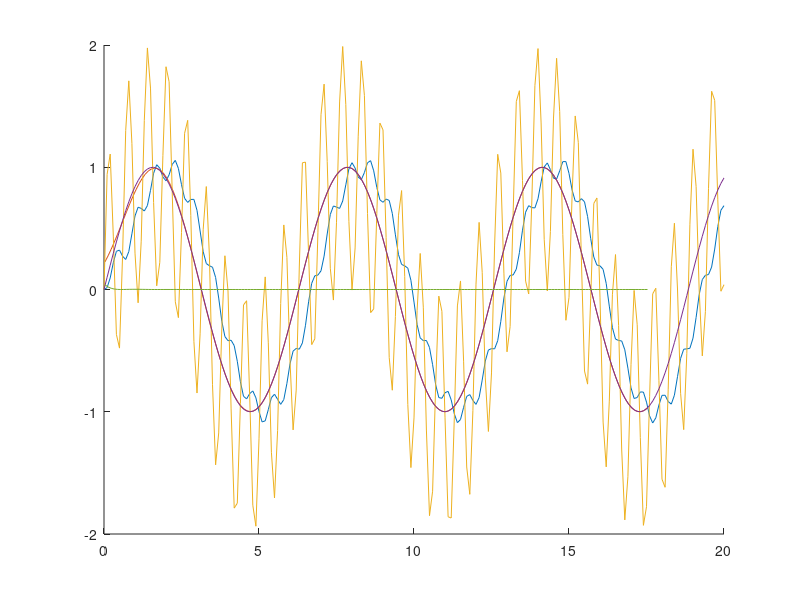

MATLAB code to generate this figure:
clear all;
closereq();
ts = [0.0 0.1 0.2 0.3 0.4 0.5 0.6 0.7 0.8 0.9 1 1.1 1.2 1.3 1.4 1.5 1.6 1.7 1.8 1.9 2 2.1 2.2 2.3 2.4 2.5 2.6 2.7 2.8 2.9 3 3.1 3.2 3.3 3.4 3.5 3.6 3.7 3.8 3.9 4 4.1 4.2 4.3 4.4 4.5 4.6 4.7 4.8 4.9 5 5.1 5.2 5.3 5.4 5.5 5.6 5.7 5.8 5.9 6 6.1 6.2 6.3 6.4 6.5 6.6 6.7 6.8 6.9 7 7.1 7.2 7.3 7.4 7.5 7.6 7.7 7.8 7.9 8 8.1 8.2 8.3 8.4 8.5 8.6 8.7 8.8 8.9 9 9.1 9.2 9.3 9.4 9.5 9.6 9.7 9.8 9.9 10 10.1 10.2 10.3 10.4 10.5 10.6 10.7 10.8 10.9 11 11.1 11.2 11.3 11.4 11.5 11.6 11.7 11.8 11.9 12 12.1 12.2 12.3 12.4 12.5 12.6 12.7 12.8 12.9 13 13.1 13.2 13.3 13.4 13.5 13.6 13.7 13.8 13.9 14 14.1 14.2 14.3 14.4 14.5 14.6 14.7 14.8 14.9 15 15.1 15.2 15.3 15.4 15.5 15.6 15.7 15.8 15.9 16 16.1 16.2 16.3 16.4 16.5 16.6 16.7 16.8 16.9 17 17.1 17.2 17.3 17.4 17.5 17.6 17.7 17.8 17.9 18 18.1 18.2 18.3 18.4 18.5 18.6 18.7 18.8 18.9 19 19.1 19.2 19.3 19.4 19.5 19.6 19.7 19.8 19.9 20];
y_12th_RC = [0.0 0.0147855 0.0873162 0.19368 0.264076 0.258223 0.208482 0.192864 0.264126 0.400837 0.526029 0.576598 0.559831 0.545199 0.599115 0.722569 0.849092 0.904839 0.875621 0.819238 0.811735 0.877 0.964476 0.995386 0.935051 0.824736 0.74378 0.736846 0.773086 0.77487 0.689546 0.538371 0.397513 0.328634 0.322863 0.309697 0.222541 0.0607376 -0.109039 -0.21325 -0.238278 -0.242147 -0.300354 -0.435658 -0.596415 -0.703313 -0.721628 -0.692499 -0.694518 -0.770986 -0.889616 -0.971867 -0.964818 -0.889628 -0.82192 -0.822188 -0.880192 -0.924495 -0.888299 -0.771131 -0.639606 -0.566605 -0.564747 -0.575318 -0.522862 -0.385228 -0.214614 -0.0903359 -0.0466674 -0.0421364 0.0015217 0.126612 0.29973 0.441682 0.499472 0.494277 0.501223 0.579607 0.71772 0.843036 0.888316 0.852965 0.803161 0.810684 0.886661 0.971144 0.988132 0.915445 0.805158 0.735886 0.740722 0.777128 0.766428 0.666571 0.511337 0.379844 0.324459 0.323314 0.301153 0.199285 0.03034 -0.132561 -0.222181 -0.238173 -0.246576 -0.318298 -0.463141 -0.620012 -0.712388 -0.718003 -0.688669 -0.702089 -0.789899 -0.908151 -0.977357 -0.955251 -0.875464 -0.816458 -0.829343 -0.890908 -0.925081 -0.873067 -0.747684 -0.621897 -0.562193 -0.567925 -0.572471 -0.505087 -0.356618 -0.188637 -0.077577 -0.04522 -0.0395053 0.0168103 0.154302 0.327946 0.457712 0.501318 0.492364 0.508693 0.600129 0.742014 0.857292 0.886821 0.843287 0.799114 0.819587 0.902566 0.980292 0.981591 0.897313 0.788832 0.731772 0.746708 0.780596 0.75591 0.642395 0.48541 0.364803 0.322172 0.323281 0.290287 0.174068 0.000191341 -0.153793 -0.228825 -0.237817 -0.252938 -0.338492 -0.490993 -0.641633 -0.718811 -0.713313 -0.68616 -0.71195 -0.809758 -0.925202 -0.980063 -0.943931 -0.861961 -0.813229 -0.838021 -0.900805 -0.923046 -0.855612 -0.724241 -0.606227 -0.5598 -0.571077 -0.567425 -0.484823 -0.327415 -0.164415 -0.0672328 -0.044595 -0.0353262 0.0345846 0.183098 0.354822 0.471103 0.501557];
y_2nd_but = [0.0 0.0154276 0.0948621 0.219165 0.312707 0.322255 0.272174 0.245719 0.310204 0.455333 0.601884 0.673099 0.663482 0.641935 0.686548 0.81107 0.95075 1.02058 0.992407 0.92002 0.889116 0.938113 1.02266 1.05635 0.990246 0.85812 0.745701 0.712274 0.736673 0.737307 0.647809 0.478749 0.308654 0.212609 0.194033 0.182417 0.0990022 -0.0698854 -0.259389 -0.384819 -0.41866 -0.414948 -0.45879 -0.587252 -0.754566 -0.873431 -0.894662 -0.851771 -0.829662 -0.886086 -0.9982 -1.08325 -1.07448 -0.982363 -0.884979 -0.856267 -0.898224 -0.939295 -0.900501 -0.768458 -0.608176 -0.503851 -0.482083 -0.488121 -0.436938 -0.292207 -0.100527 0.0505516 0.112137 0.118048 0.152814 0.273066 0.454576 0.613681 0.683362 0.674074 0.663384 0.723974 0.856181 0.987134 1.03726 0.993044 0.919112 0.898594 0.956532 1.0368 1.05372 0.970984 0.835204 0.733385 0.713284 0.739987 0.728517 0.622583 0.446992 0.285572 0.204875 0.193804 0.174674 0.0755044 -0.102894 -0.28678 -0.396355 -0.418264 -0.416972 -0.474681 -0.614905 -0.780134 -0.883945 -0.88986 -0.84423 -0.833165 -0.902876 -1.01687 -1.08917 -1.06325 -0.963822 -0.874177 -0.859642 -0.907723 -0.939819 -0.88386 -0.740968 -0.584951 -0.494998 -0.483536 -0.485487 -0.418869 -0.26097 -0.0700602 0.0673021 0.114974 0.119546 0.166614 0.301177 0.485388 0.632492 0.685759 0.669865 0.667457 0.7425 0.880842 1.00268 1.03547 0.980195 0.910193 0.903475 0.970876 1.04605 1.0465 0.949578 0.81351 0.724186 0.716574 0.743056 0.717734 0.596041 0.416373 0.265538 0.199721 0.193652 0.164698 0.0497138 -0.135998 -0.311866 -0.405209 -0.417189 -0.420853 -0.493155 -0.643378 -0.803871 -0.891514 -0.883522 -0.837788 -0.839186 -0.921057 -1.03428 -1.09211 -1.04979 -0.945604 -0.865701 -0.864959 -0.91675 -0.93766 -0.864568 -0.713092 -0.563766 -0.488569 -0.485411 -0.480759 -0.398009 -0.228726 -0.0412391 0.0812992 0.116491 0.122353 0.183109 0.330821 0.515072 0.648432 0.686049];
y_12th_bu = [0.0 1.3674e-16 9.27728e-13 1.47811e-10 5.03321e-09 7.31793e-08 6.18366e-07 3.58042e-06 1.56769e-05 5.53334e-05 0.000164527 0.000425426 0.000979784 0.00204741 0.00393952 0.00706367 0.0119183 0.0190766 0.0291607 0.0428074 0.0606274 0.0831625 0.110843 0.143954 0.1826 0.226696 0.275951 0.329872 0.387773 0.44879 0.511905 0.575977 0.639769 0.701982 0.761291 0.816371 0.865938 0.908776 0.943774 0.969949 0.986477 0.992714 0.98821 0.972728 0.946244 0.908951 0.861247 0.803722 0.737134 0.662386 0.580492 0.492549 0.399706 0.30313 0.203978 0.10338 0.00241594 -0.0978918 -0.196584 -0.292769 -0.385614 -0.474346 -0.558243 -0.636622 -0.708835 -0.774268 -0.832335 -0.88249 -0.924223 -0.957075 -0.980648 -0.994614 -0.998734 -0.992868 -0.976983 -0.951165 -0.91562 -0.870677 -0.816781 -0.754494 -0.684478 -0.607491 -0.524364 -0.435992 -0.343318 -0.247316 -0.148982 -0.0493197 0.050671 0.150004 0.247711 0.342854 0.43452 0.521836 0.603969 0.68013 0.749585 0.811655 0.865722 0.91124 0.947737 0.974826 0.99221 0.999689 0.997163 0.984633 0.962207 0.930099 0.888626 0.838209 0.779361 0.712683 0.638859 0.558645 0.472858 0.382372 0.288104 0.191001 0.0920368 -0.00780357 -0.107529 -0.20615 -0.302694 -0.396207 -0.485767 -0.57049 -0.649537 -0.722124 -0.787526 -0.845087 -0.89423 -0.934459 -0.965363 -0.986627 -0.998029 -0.999449 -0.990866 -0.972364 -0.944127 -0.906438 -0.859674 -0.804307 -0.740894 -0.670075 -0.592563 -0.509138 -0.420636 -0.327942 -0.231985 -0.133722 -0.0341353 0.0657826 0.165037 0.26264 0.357621 0.449033 0.535964 0.617547 0.692969 0.761475 0.822382 0.875078 0.919035 0.95381 0.979054 0.994513 1.00003 0.995555 0.981124 0.956884 0.923077 0.880043 0.828213 0.768108 0.700328 0.625552 0.544527 0.458065 0.36703 0.272332 0.174918 0.0757579 -0.0241576 -0.123831 -0.222268 -0.318484 -0.411518 -0.500443 -0.584371 -0.662464 -0.733939 -0.798083 -0.854253 -0.901889 -0.940513 -0.96974 -0.989278 -0.998929 -0.998596 -0.988284 -0.968096];
phase = -2.46797;
%phase = -3.69803;

ix = find ( (ts+phase) > 0, 1, 'first');
t_m = (ts + phase)(ix:end);
hold on;

%plot (t_m, y_12th_RC(ix:end));
plot (ts, y_2nd_but);
plot (t_m, y_12th_bu(ix:end));
plot (ts, sin(ts) + sin(10*ts));
plot (ts, sin(ts));

plot (t_m, (y_12th_bu(ix:end) - sin((ts + phase)(ix:end))).^2)
hold off;
